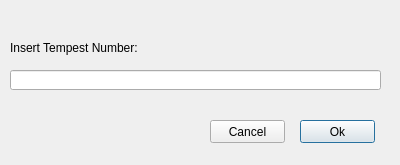
<?xml version="1.0" encoding="UTF-8"?>
<ui version="4.0">
 <class>TempestNo</class>
 <widget class="QDialog" name="TempestNo">
  <property name="geometry">
   <rect>
    <x>0</x>
    <y>0</y>
    <width>400</width>
    <height>165</height>
   </rect>
  </property>
  <property name="windowTitle">
   <string>TempestNo</string>
  </property>
  <widget class="QLineEdit" name="lineEdit">
   <property name="geometry">
    <rect>
     <x>10</x>
     <y>70</y>
     <width>371</width>
     <height>20</height>
    </rect>
   </property>
  </widget>
  <widget class="QLabel" name="label">
   <property name="geometry">
    <rect>
     <x>10</x>
     <y>40</y>
     <width>141</width>
     <height>16</height>
    </rect>
   </property>
   <property name="text">
    <string>Insert Tempest Number:</string>
   </property>
  </widget>
  <widget class="QPushButton" name="BtnOk">
   <property name="geometry">
    <rect>
     <x>300</x>
     <y>120</y>
     <width>75</width>
     <height>23</height>
    </rect>
   </property>
   <property name="text">
    <string>Ok</string>
   </property>
  </widget>
  <widget class="QPushButton" name="BtnCancel">
   <property name="geometry">
    <rect>
     <x>210</x>
     <y>120</y>
     <width>75</width>
     <height>23</height>
    </rect>
   </property>
   <property name="text">
    <string>Cancel</string>
   </property>
  </widget>
 </widget>
 <resources/>
 <connections/>
</ui>
